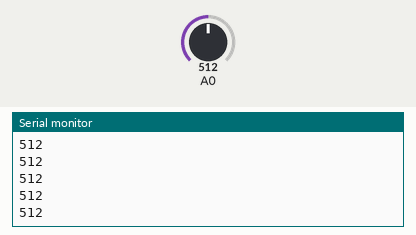
Simulated run of this sketch. Board: Arduino Uno, built with avr-gcc and run on an emulated ATmega328P. Parts: the last lines printed to the serial monitor. The inputs (shaded band) are chosen by the test bench; at power-on: A0 = 512.

Above: at 1.2 s.
1.3 s: A0 set to 716
At 1.31 s:
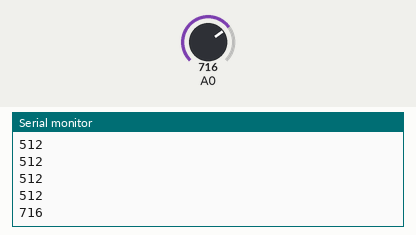
2.8 s: A0 set to 900
At 2.81 s:
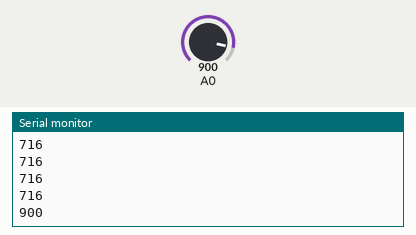
Timing chart, 0 to 5.8 s (numbered marks = the images above; inputs shaded):
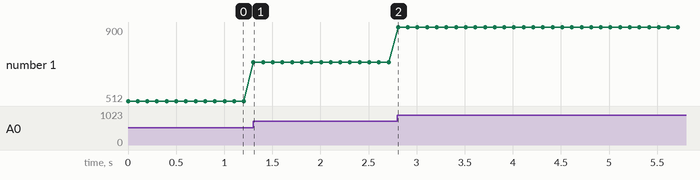

Measured:
- after the input at 1.3 s, the serial monitor: prints a new line at once (image 1)
- after the input at 2.8 s, the serial monitor: prints a new line at once (image 2)
- plotted number 1: 512 → 716 after the input at 1.3 s, 716 → 900 after the input at 2.8 s

The sketch:

AnalogReadSerial.ino
```cpp
/*
  Exemple : AnalogReadSerial

  Lit une entrée analogique sur la broche A0 et envoie le résultat sur le port série.
  La représentation graphique est disponible en utilisant dans le menu "Outils > Traceur série"
  Fixez la broche centrale d'un potentiomètre à la broche A0 et les broches extérieures à + 5V et à la masse.

  Cet exemple de code est dans le domaine public.

  https://www.arduino.cc/en/Tutorial/BuiltInExamples/AnalogReadSerial
*/

// La routine de configuration s'exécute une seule fois lorsque vous branchez la carte
// ou que vous appuyez sur le bouton reset.
void setup() {
  // Initialiser la communication série à la vitesse de 9600 bits par seconde :
  Serial.begin(9600); // le PC devra également être configurer avec cette même vitesse pour commprendre le message transmit
}

// La routine de boucle s'exécute encore et encore, sans jamais s'arrêter.
void loop() {
  // Lire la tension de l'entrée analogique de la broche A0 :
  int valeur_du_capteur = analogRead(A0);

  // Envoyer la valeur que l'on vient lire sur le port série :
  Serial.println(valeur_du_capteur);

  delay(100); // délai entre chaque lecture, ici ralenti pour permettre un défilement plus lent sur l'affichage du PC
}
```
